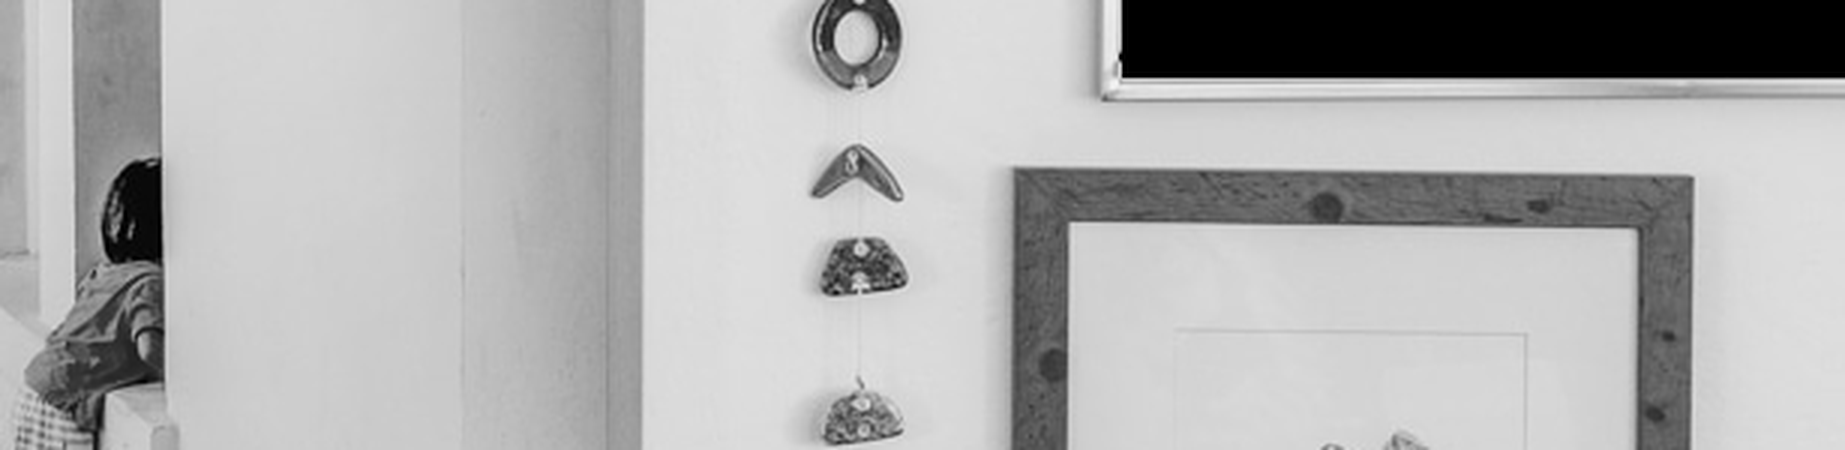

Reproduce this figure in Python.
from PIL import Image

im = Image.open("gallery.png").convert("L")
crop = im.crop((560, 1050, 1175, 1200))
c = crop.resize((crop.width*3, crop.height*3), Image.LANCZOS)
c.save("glyph_strip.png")
print("saved", c.size)
